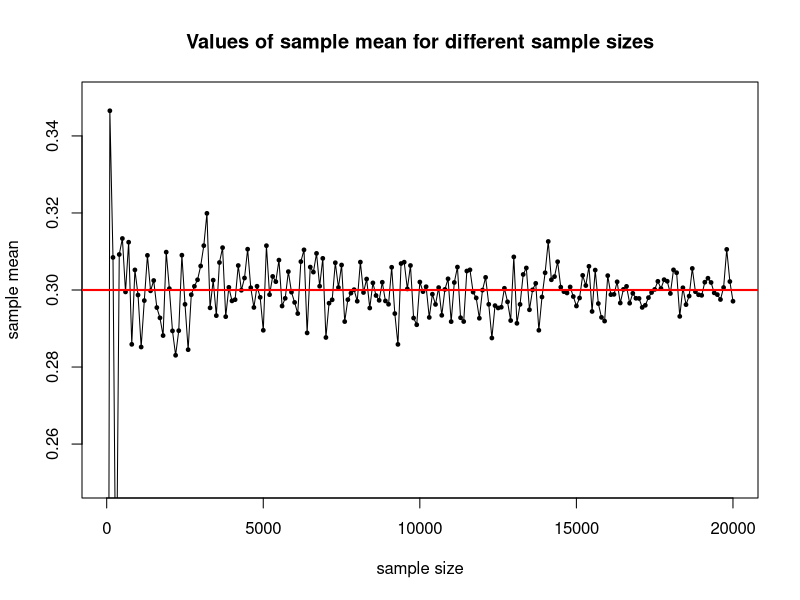
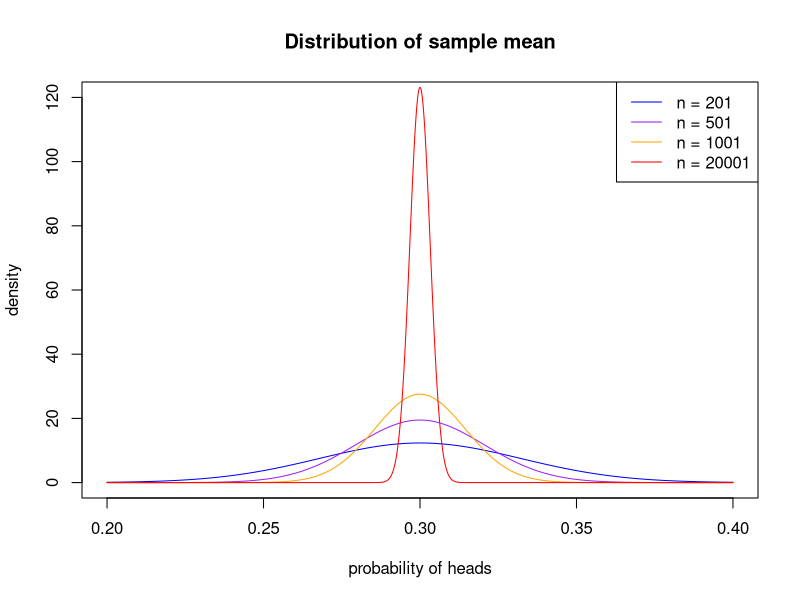
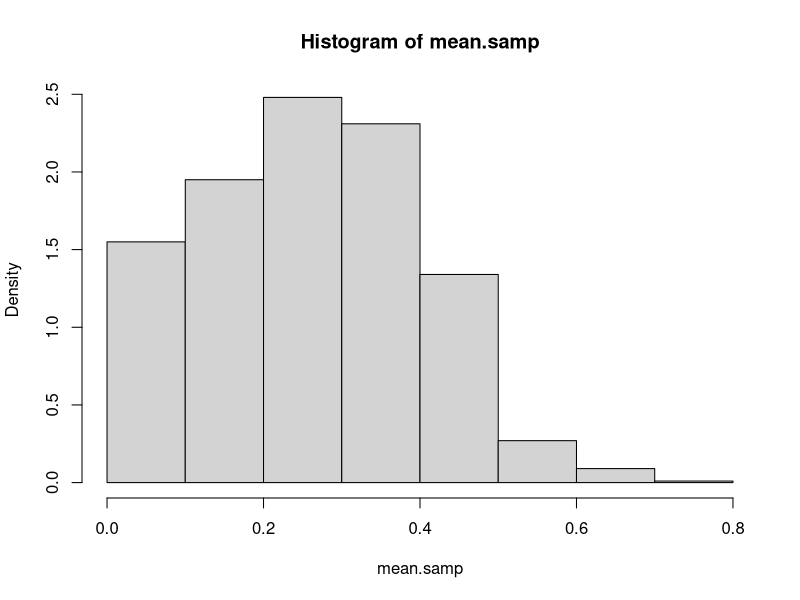
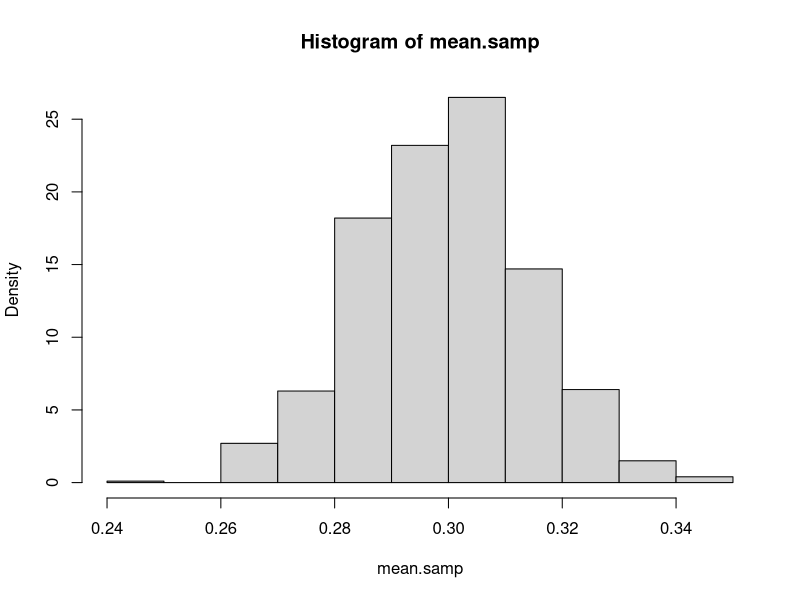
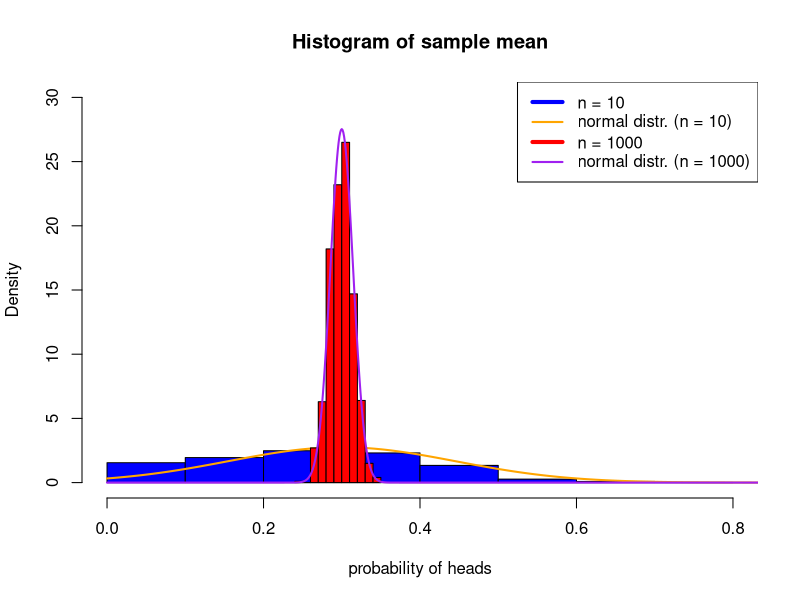

Recreate these plots in R, in order.
# Probability of observing "heads"
p <- 0.3

####################################
########### LLN Example ############
####################################

# A sequence of sample sizes used to show convergence of sample mean to mu
samp.seq <- seq(1, 20001, by = 100)

# Calculating sample means for each sample size contained in samp.seq
mean.seq <- vector("numeric", length = length(samp.seq))
for(i in samp.seq){
  mean.seq[which(samp.seq == i)] <- mean(ifelse(runif(i) <= p, 1, 0))
}

# Generating plot showing convergence of sample mean to mu
plot(samp.seq, mean.seq, type = "l", main = "Values of sample mean for different sample sizes", xlab = "sample size", ylab = "sample mean", xlim = c(11, 20000), ylim = c(0.25, 0.35), cex = 0.5)
points(samp.seq, mean.seq, pch = 19, cex = 0.5)
abline(h = p, col = "red", lwd = 2)

####################################
########### CLT Example ############
####################################

# Plotting asymptotic normal distributions for sample sizes 201, 501, 1001, 20001
time.seq <- seq(0.2, 0.4, by = 0.00001)
plot(time.seq, dnorm(time.seq, p, sqrt(p*(1-p)/samp.seq[which(samp.seq == 1001)])), type = "n", main = "Distribution of sample mean", xlab = "probability of heads", ylab = "density", ylim = c(0, 120))
lines(time.seq, dnorm(time.seq, p, sqrt(p*(1-p)/samp.seq[which(samp.seq == 201)])), col = "blue")
lines(time.seq, dnorm(time.seq, p, sqrt(p*(1-p)/samp.seq[which(samp.seq == 501)])), col = "purple")
lines(time.seq, dnorm(time.seq, p, sqrt(p*(1-p)/samp.seq[which(samp.seq == 1001)])), col = "orange")
lines(time.seq, dnorm(time.seq, p, sqrt(p*(1-p)/samp.seq[which(samp.seq == 20001)])), col = "red")
legend("topright", c(expression("n = 201"), expression("n = 501"), expression("n = 1001"), expression("n = 20001")), lty = c("solid", "solid", "solid", "solid"), col = c("blue", "purple", "orange", "red"))      

# Generating histograms of sample means: 1000 replications for each sample size 10 and 1000
# No. of replications
rep <- 1000
# sample size 10
samp <- 10
# vector of sample means
mean.samp <- vector("numeric", length = rep)

for(i in 1:rep){
  mean.samp[i] <- mean(ifelse(runif(samp) <= p, 1, 0))
}
# Histogram associated with sample size 10
hist1 <- hist(mean.samp, freq = F)

# sample size 1000
samp <- 1000
for(i in 1:rep){
  mean.samp[i] <- mean(ifelse(runif(samp) <= p, 1, 0))
}
# Histogram associated with sample size 1000
hist2 <- hist(mean.samp, freq = F)

# Plotting histograms
plot(hist1, freq = F, col = rgb(0, 0, 1, alpha = 1), xlim = c(0, 0.8), ylim = c(0, 30), main = "Histogram of sample mean", xlab = "probability of heads")
lines(seq(0, 1, by = 0.001), dnorm(seq(0, 1, by = 0.001), p, sqrt(p*(1-p)/10)), col = "orange", lwd = 2)
plot(hist2, freq = F, col = rgb(1, 0, 0, alpha = 1), add = T)
lines(seq(0, 1, by = 0.001), dnorm(seq(0, 1, by = 0.001), p, sqrt(p*(1-p)/1000)), col = "purple", lwd = 2)
legend("topright", c(expression("n = 10"), expression("normal distr. (n = 10)"), expression("n = 1000"), expression("normal distr. (n = 1000)")), lty = c("solid", "solid", "solid", "solid"), col = c("blue", "orange", "red", "purple"), lwd = c(4, 2, 4, 2))